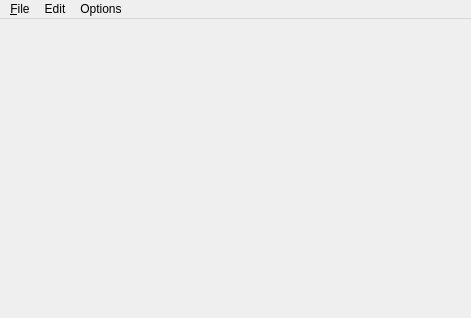
<ui version="4.0" >
 <class>qmwLister</class>
 <widget class="QMainWindow" name="qmwLister" >
  <property name="geometry" >
   <rect>
    <x>0</x>
    <y>0</y>
    <width>471</width>
    <height>318</height>
   </rect>
  </property>
  <property name="windowTitle" >
   <string>Lister</string>
  </property>
  <widget class="QWidget" name="centralwidget" >
   <layout class="QHBoxLayout" >
    <property name="margin" >
     <number>9</number>
    </property>
    <property name="spacing" >
     <number>6</number>
    </property>
   </layout>
  </widget>
  <widget class="QMenuBar" name="menubar" >
   <property name="geometry" >
    <rect>
     <x>0</x>
     <y>0</y>
     <width>471</width>
     <height>21</height>
    </rect>
   </property>
   <widget class="QMenu" name="menuEdit" >
    <property name="title" >
     <string>Edit</string>
    </property>
    <addaction name="qaCopyAsText" />
    <addaction name="qaSelectAll" />
    <addaction name="separator" />
    <addaction name="qaFind" />
    <addaction name="qaFindNext" />
   </widget>
   <widget class="QMenu" name="menuFile" >
    <property name="title" >
     <string>&amp;File</string>
    </property>
    <addaction name="qaOpen" />
    <addaction name="actionSave_as" />
    <addaction name="qaPrint" />
    <addaction name="qaPrintSetup" />
    <addaction name="separator" />
    <addaction name="qaClose" />
   </widget>
   <widget class="QMenu" name="menuOptions" >
    <property name="title" >
     <string>Options</string>
    </property>
    <addaction name="qaText" />
    <addaction name="qaBinary" />
    <addaction name="qaHex" />
    <addaction name="qaMultimedia" />
    <addaction name="separator" />
    <addaction name="qaANSI" />
    <addaction name="qaASCII" />
    <addaction name="qaVariableCharWidth" />
    <addaction name="separator" />
    <addaction name="qaWrapText" />
    <addaction name="qaFitImageToWindow" />
   </widget>
   <addaction name="menuFile" />
   <addaction name="menuEdit" />
   <addaction name="menuOptions" />
  </widget>
  <action name="qaOpen" >
   <property name="text" >
    <string>Open</string>
   </property>
  </action>
  <action name="actionSave_as" >
   <property name="text" >
    <string>Save as...</string>
   </property>
  </action>
  <action name="actionNext_file" >
   <property name="text" >
    <string>Next file</string>
   </property>
   <property name="shortcut" >
    <string>N</string>
   </property>
  </action>
  <action name="actionPrevious_file" >
   <property name="text" >
    <string>Previous file</string>
   </property>
   <property name="shortcut" >
    <string>P</string>
   </property>
  </action>
  <action name="actionPrint" >
   <property name="text" >
    <string>Print...</string>
   </property>
  </action>
  <action name="actionPrint_setup" >
   <property name="text" >
    <string>Print setup...</string>
   </property>
  </action>
  <action name="qaPrint" >
   <property name="text" >
    <string>Print...</string>
   </property>
   <property name="shortcut" >
    <string>Ctrl+P</string>
   </property>
  </action>
  <action name="qaPrintSetup" >
   <property name="text" >
    <string>Print setup...</string>
   </property>
  </action>
  <action name="qaClose" >
   <property name="text" >
    <string>Close</string>
   </property>
   <property name="shortcut" >
    <string>Esc</string>
   </property>
  </action>
  <action name="qaCopyAsText" >
   <property name="text" >
    <string>Copy as text</string>
   </property>
   <property name="iconText" >
    <string>Copy as text</string>
   </property>
   <property name="toolTip" >
    <string>Copy as text</string>
   </property>
   <property name="shortcut" >
    <string>Ctrl+C</string>
   </property>
  </action>
  <action name="qaSelectAll" >
   <property name="text" >
    <string>Select all</string>
   </property>
   <property name="shortcut" >
    <string>Ctrl+A</string>
   </property>
  </action>
  <action name="qaFind" >
   <property name="text" >
    <string>Find...</string>
   </property>
   <property name="shortcut" >
    <string>F7</string>
   </property>
  </action>
  <action name="qaFindNext" >
   <property name="text" >
    <string>Find next</string>
   </property>
   <property name="shortcut" >
    <string>F3</string>
   </property>
  </action>
  <action name="qaText" >
   <property name="checkable" >
    <bool>true</bool>
   </property>
   <property name="text" >
    <string>Text</string>
   </property>
   <property name="shortcut" >
    <string>1</string>
   </property>
  </action>
  <action name="qaBinary" >
   <property name="checkable" >
    <bool>true</bool>
   </property>
   <property name="text" >
    <string>Binary</string>
   </property>
   <property name="shortcut" >
    <string>2</string>
   </property>
  </action>
  <action name="qaHex" >
   <property name="checkable" >
    <bool>true</bool>
   </property>
   <property name="text" >
    <string>Hex</string>
   </property>
   <property name="shortcut" >
    <string>3</string>
   </property>
  </action>
  <action name="qaMultimedia" >
   <property name="checkable" >
    <bool>true</bool>
   </property>
   <property name="checked" >
    <bool>true</bool>
   </property>
   <property name="text" >
    <string>Multimedia</string>
   </property>
   <property name="shortcut" >
    <string>4</string>
   </property>
  </action>
  <action name="qaANSI" >
   <property name="checkable" >
    <bool>true</bool>
   </property>
   <property name="text" >
    <string>ANSI (Windows char set)</string>
   </property>
   <property name="shortcut" >
    <string>A</string>
   </property>
  </action>
  <action name="qaASCII" >
   <property name="checkable" >
    <bool>true</bool>
   </property>
   <property name="text" >
    <string>ASCII (DOS char set)</string>
   </property>
   <property name="shortcut" >
    <string>S</string>
   </property>
  </action>
  <action name="qaVariableCharWidth" >
   <property name="checkable" >
    <bool>true</bool>
   </property>
   <property name="text" >
    <string>Variable char width</string>
   </property>
   <property name="shortcut" >
    <string>V</string>
   </property>
  </action>
  <action name="qaWrapText" >
   <property name="checkable" >
    <bool>true</bool>
   </property>
   <property name="text" >
    <string>Wrap text</string>
   </property>
   <property name="shortcut" >
    <string>W</string>
   </property>
  </action>
  <action name="qaFitImageToWindow" >
   <property name="checkable" >
    <bool>true</bool>
   </property>
   <property name="text" >
    <string>Fit image to window</string>
   </property>
   <property name="shortcut" >
    <string>F</string>
   </property>
  </action>
 </widget>
 <resources/>
 <connections>
  <connection>
   <sender>qaClose</sender>
   <signal>triggered(bool)</signal>
   <receiver>qmwLister</receiver>
   <slot>close()</slot>
   <hints>
    <hint type="sourcelabel" >
     <x>-1</x>
     <y>-1</y>
    </hint>
    <hint type="destinationlabel" >
     <x>256</x>
     <y>188</y>
    </hint>
   </hints>
  </connection>
 </connections>
</ui>
